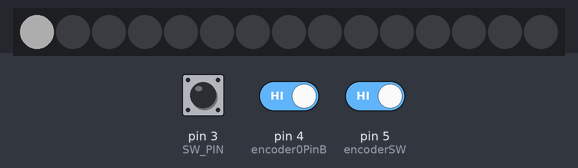
Bench run of a sketch on a simulated Arduino Uno, built with avr-gcc and run on an emulated ATmega328P. Shown: 15 RGB LEDs in strip order, left to right. Inputs (shaded band) come from the test bench; at power-on: pin 3 (SW_PIN) LOW, pin 5 (encoderSW) HIGH, pin 4 (encoder0PinB) HIGH. Dim RGB values are drawn brighter than linear.

Above: at 3.1 s.
4.5 s: pin 3 (SW_PIN) pulled HIGH for 0.15 s
At 5.1 s:
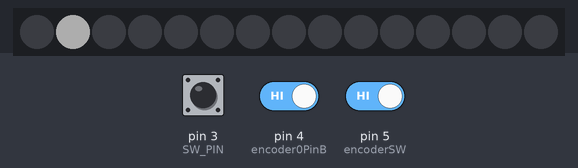
6.8 s: pin 3 (SW_PIN) pulled HIGH for 1 s
At 7.3 s:
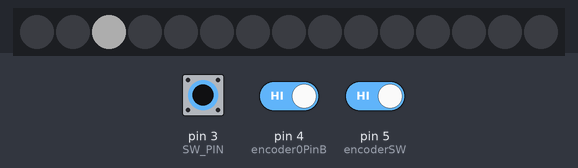
9.3 s: pin 5 (encoderSW) driven LOW
10.8 s: pin 3 (SW_PIN) driven HIGH and pin 5 (encoderSW) driven HIGH
12.3 s: pin 3 (SW_PIN) pulsed LOW 5 times (0.12 s each, 0.3 s apart)
Timing chart, 0 to 15.3 s (numbered marks = the images above; inputs shaded):
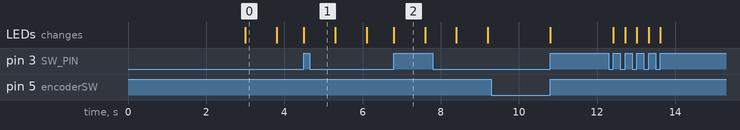

Measured:
- after the input at 4.5 s, the LEDs: change at once (image 1)
- after the input at 6.8 s, the LEDs: change at once (image 2)
- after the input at 9.3 s, every drawn part: stays the same

The sketch:

ENCODER_LedsPaint.ino
```cpp
#include <FastLED.h>

#define LED_PIN     2
#define SW_PIN     3
#define NUM_LEDS    15
#define BRIGHTNESS  50
#define LED_TYPE    WS2812B
#define COLOR_ORDER GRB
#define PUSH_DELAY 200;
CRGB leds[NUM_LEDS];
CHSV memLeds[NUM_LEDS];


int val;
int encoder0PinA = 3;
int encoder0PinB = 4;
int encoderSW= 5;
int encoder0Pos = 0;
int encoder0PinALast = LOW;
int n = LOW;

int pos = 0;
int dir = 1;

int state = 0;
int last_state = 0;
int push_mils = 0;

int change = 0;
int changing = 0;
int flash = 0;

unsigned long time =0;

CHSV color;
int hue = 0;

void setup() {
  delay( 3000 ); // power-up safety delay
  FastLED.addLeds<LED_TYPE, LED_PIN, COLOR_ORDER>(leds, NUM_LEDS).setCorrection( TypicalLEDStrip );
  FastLED.setBrightness(BRIGHTNESS);

  pinMode (encoder0PinA,INPUT);
  pinMode (encoder0PinB,INPUT);

  Serial.begin(9600);
  pinMode(SW_PIN, INPUT);
  pinMode(encoderSW, INPUT);


  for( int i = 0; i < NUM_LEDS; i++) {
//      leds[i] = CHSV( hue + i*17, 255, 255);
//      memLeds[i] = CHSV( hue + i*17, 255, 255);
    leds[i] = CRGB::Black;
    memLeds[i] = CHSV( 0, 255, 0);
  }
}


void loop(){

  if(!digitalRead(encoderSW)){
    while(!digitalRead(encoderSW));
    changing = !changing;
  }

  n = digitalRead(encoder0PinA);
  if ((encoder0PinALast == LOW) && (n == HIGH)) {
    if (digitalRead(encoder0PinB) == LOW) {
      if (changing){
        colorDown();
        change = 1;
      }else{
        moveDown();
        change = 1;
      }
    } else {
      if (changing){
        colorUp();
        change = 1;
      }else{
        moveUp();
        change = 1;
      }
    }
  }
  encoder0PinALast = n;

  if(millis() - time > 800){
    flash = !flash;
    time = millis();
    change = 1;
  }

  if(flash){
    if(!changing){
      leds[encoder0Pos] = CRGB::White;
    }
  }else{
    //hsv2rgb_spectrum(memLeds[encoder0Pos], leds[encoder0Pos]);
    hsv2rgb_spectrum( memLeds, leds, NUM_LEDS);
  }

  if(change){
    FastLED.show();
    change = 0;
  }

}

void moveUp(){
  if(encoder0Pos < NUM_LEDS){
    encoder0Pos++;

    time = millis();
    flash =1;
  }
  hsv2rgb_spectrum( memLeds, leds, NUM_LEDS);
}

void moveDown(){
  if(encoder0Pos > 0){
    encoder0Pos--;

    time = millis();
    flash = 1;
  }
  hsv2rgb_spectrum( memLeds, leds, NUM_LEDS);
}


void colorUp(){
   memLeds[encoder0Pos].hue = memLeds[encoder0Pos].hue + 5;
   memLeds[encoder0Pos].val = 255;
   hsv2rgb_spectrum( memLeds, leds, NUM_LEDS);
}

void colorDown(){
  memLeds[encoder0Pos].hue = memLeds[encoder0Pos].hue - 5;
  memLeds[encoder0Pos].val = 255;
  hsv2rgb_spectrum( memLeds, leds, NUM_LEDS);
}
```
